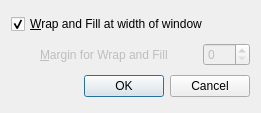
<?xml version="1.0" encoding="UTF-8"?>
<ui version="4.0">
 <class>DialogWrapMargin</class>
 <widget class="QDialog" name="DialogWrapMargin">
  <property name="geometry">
   <rect>
    <x>0</x>
    <y>0</y>
    <width>261</width>
    <height>113</height>
   </rect>
  </property>
  <property name="windowTitle">
   <string>Wrap Margin</string>
  </property>
  <layout class="QVBoxLayout" name="verticalLayout">
   <item>
    <layout class="QHBoxLayout" name="horizontalLayout_2">
     <item>
      <widget class="QCheckBox" name="checkWrapAndFill">
       <property name="text">
        <string>&amp;Wrap and Fill at width of window</string>
       </property>
       <property name="checked">
        <bool>true</bool>
       </property>
      </widget>
     </item>
     <item>
      <spacer name="horizontalSpacer_3">
       <property name="orientation">
        <enum>Qt::Horizontal</enum>
       </property>
       <property name="sizeHint" stdset="0">
        <size>
         <width>40</width>
         <height>20</height>
        </size>
       </property>
      </spacer>
     </item>
    </layout>
   </item>
   <item>
    <layout class="QHBoxLayout" name="horizontalLayout">
     <item>
      <spacer name="horizontalSpacer_2">
       <property name="orientation">
        <enum>Qt::Horizontal</enum>
       </property>
       <property name="sizeHint" stdset="0">
        <size>
         <width>40</width>
         <height>20</height>
        </size>
       </property>
      </spacer>
     </item>
     <item>
      <widget class="QLabel" name="label">
       <property name="enabled">
        <bool>false</bool>
       </property>
       <property name="text">
        <string>&amp;Margin for Wrap and Fill</string>
       </property>
       <property name="buddy">
        <cstring>spinWrapAndFill</cstring>
       </property>
      </widget>
     </item>
     <item>
      <spacer name="horizontalSpacer">
       <property name="orientation">
        <enum>Qt::Horizontal</enum>
       </property>
       <property name="sizeHint" stdset="0">
        <size>
         <width>40</width>
         <height>20</height>
        </size>
       </property>
      </spacer>
     </item>
     <item>
      <widget class="QSpinBox" name="spinWrapAndFill">
       <property name="enabled">
        <bool>false</bool>
       </property>
       <property name="maximum">
        <number>999</number>
       </property>
      </widget>
     </item>
    </layout>
   </item>
   <item>
    <widget class="QDialogButtonBox" name="buttonBox">
     <property name="orientation">
      <enum>Qt::Horizontal</enum>
     </property>
     <property name="standardButtons">
      <set>QDialogButtonBox::Cancel|QDialogButtonBox::Ok</set>
     </property>
    </widget>
   </item>
  </layout>
 </widget>
 <resources/>
 <connections>
  <connection>
   <sender>buttonBox</sender>
   <signal>rejected()</signal>
   <receiver>DialogWrapMargin</receiver>
   <slot>reject()</slot>
   <hints>
    <hint type="sourcelabel">
     <x>258</x>
     <y>85</y>
    </hint>
    <hint type="destinationlabel">
     <x>263</x>
     <y>92</y>
    </hint>
   </hints>
  </connection>
 </connections>
</ui>
